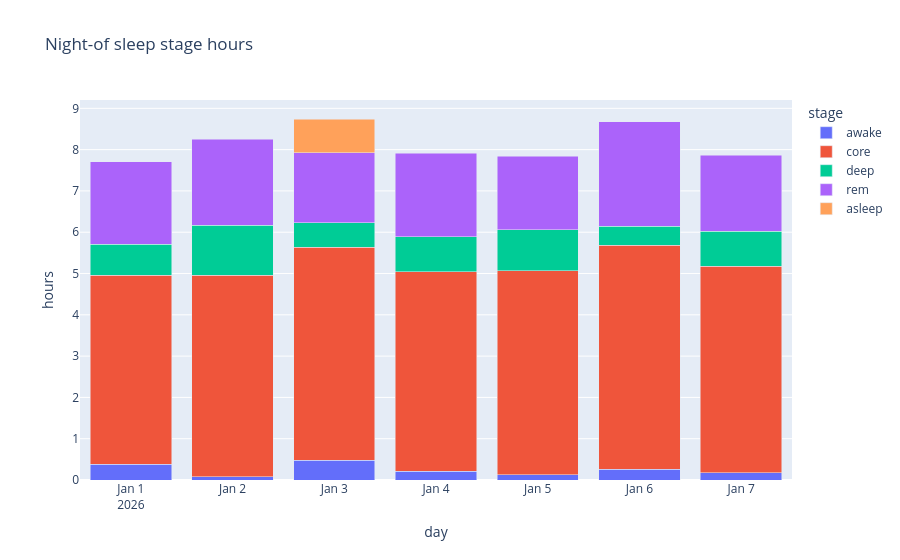
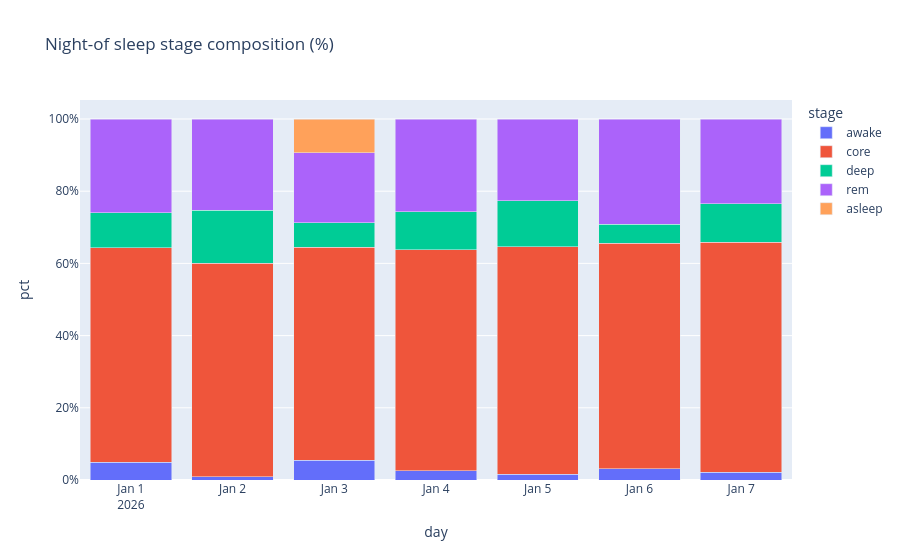
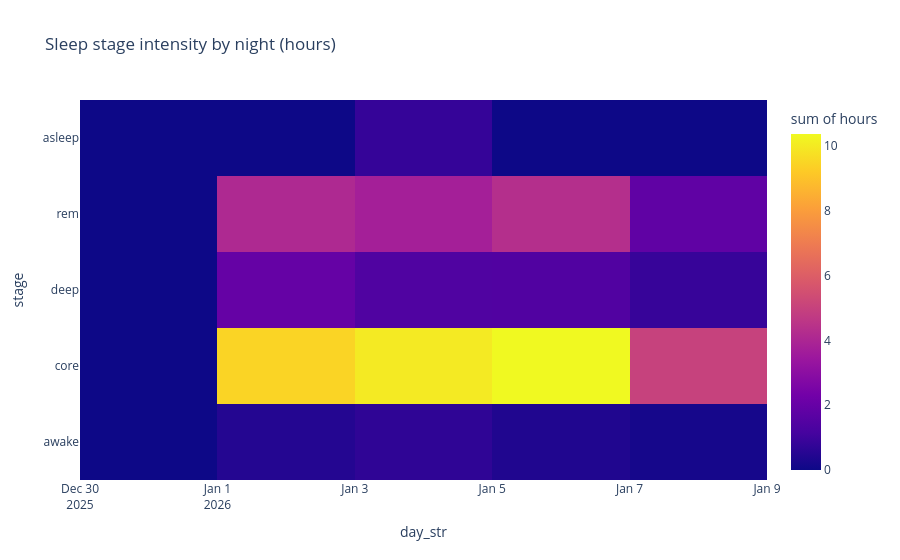

Notebook cell for these charts, in order:
### Code cell
# Demo-ready ordering/colors
stage_order = ['awake', 'rem', 'core', 'deep', 'unknown']
color_map = {
    'awake': '#F94144',
    'rem': '#577590',
    'core': '#277DA1',
    'deep': '#43AA8B',
    'unknown': '#9E9E9E'
}

plot_df = df.copy()
plot_df['stage'] = pd.Categorical(plot_df['stage'], categories=stage_order, ordered=True)
plot_df = plot_df.sort_values(['day', 'stage'])

night_totals = plot_df.groupby('day', as_index=False)['hours'].sum().rename(columns={'hours': 'total_hours'})
print(f"Average total sleep/night: {night_totals['total_hours'].mean():.2f} h")

# 1) Absolute stage hours per night
fig = px.bar(
    plot_df,
    x='day',
    y='hours',
    color='stage',
    category_orders={'stage': stage_order},
    color_discrete_map=color_map,
    title='Sleep Stage Hours by Night',
    barmode='stack'
)
fig.update_layout(template='plotly_white', xaxis_title='Day', yaxis_title='Hours', legend_title='Stage')
fig.show()

# 2) Stage composition (% of each night)
pct_df = plot_df.copy()
pct_df['pct'] = pct_df['hours'] / pct_df.groupby('day')['hours'].transform('sum')
fig2 = px.bar(
    pct_df,
    x='day',
    y='pct',
    color='stage',
    category_orders={'stage': stage_order},
    color_discrete_map=color_map,
    title='Sleep Stage Composition by Night (%)',
    barmode='stack'
)
fig2.update_yaxes(tickformat='.0%')
fig2.update_layout(template='plotly_white', xaxis_title='Day', yaxis_title='Share of night', legend_title='Stage')
fig2.show()

# 3) Heatmap for quick pattern scan
heat_df = plot_df.copy()
heat_df['day_str'] = heat_df['day'].dt.strftime('%Y-%m-%d')
fig3 = px.density_heatmap(
    heat_df,
    x='day_str',
    y='stage',
    z='hours',
    histfunc='sum',
    category_orders={'stage': stage_order},
    title='Sleep Stage Intensity Heatmap (hours)'
)
fig3.update_layout(template='plotly_white', xaxis_title='Night', yaxis_title='Stage')
fig3.show()

### Figure 1 — Plotly figure (JSON) as saved in the notebook; plotly's stock layout.template omitted (floating-point values rounded to 4 significant figures)
{"data": [{"hovertemplate": "stage=awake<br>day=%{x}<br>hours=%{y}<extra></extra>", "legendgroup": "awake", "marker": {"color": "#636efa", "pattern": {"shape": ""}}, "name": "awake", "orientation": "v", "showlegend": true, "textposition": "auto", "type": "bar", "x": ["2026-01-01T00:00:00", "2026-01-02T00:00:00", "2026-01-03T00:00:00", "2026-01-04T00:00:00", "2026-01-05T00:00:00", "2026-01-06T00:00:00", "2026-01-07T00:00:00"], "xaxis": "x", "y": [0.3811, 0.07472, 0.4808, 0.2069, 0.1247, 0.2647, 0.1739], "yaxis": "y"}, {"hovertemplate": "stage=core<br>day=%{x}<br>hours=%{y}<extra></extra>", "legendgroup": "core", "marker": {"color": "#EF553B", "pattern": {"shape": ""}}, "name": "core", "orientation": "v", "showlegend": true, "textposition": "auto", "type": "bar", "x": ["2026-01-01T00:00:00", "2026-01-02T00:00:00", "2026-01-03T00:00:00", "2026-01-04T00:00:00", "2026-01-05T00:00:00", "2026-01-06T00:00:00", "2026-01-07T00:00:00"], "xaxis": "x", "y": [4.576, 4.882, 5.157, 4.841, 4.941, 5.423, 4.999], "yaxis": "y"}, {"hovertemplate": "stage=deep<br>day=%{x}<br>hours=%{y}<extra></extra>", "legendgroup": "deep", "marker": {"color": "#00cc96", "pattern": {"shape": ""}}, "name": "deep", "orientation": "v", "showlegend": true, "textposition": "auto", "type": "bar", "x": ["2026-01-01T00:00:00", "2026-01-02T00:00:00", "2026-01-03T00:00:00", "2026-01-04T00:00:00", "2026-01-05T00:00:00", "2026-01-06T00:00:00", "2026-01-07T00:00:00"], "xaxis": "x", "y": [0.7542, 1.211, 0.5883, 0.8372, 0.9947, 0.4556, 0.8458], "yaxis": "y"}, {"hovertemplate": "stage=rem<br>day=%{x}<br>hours=%{y}<extra></extra>", "legendgroup": "rem", "marker": {"color": "#ab63fa", "pattern": {"shape": ""}}, "name": "rem", "orientation": "v", "showlegend": true, "textposition": "auto", "type": "bar", "x": ["2026-01-01T00:00:00", "2026-01-02T00:00:00", "2026-01-03T00:00:00", "2026-01-04T00:00:00", "2026-01-05T00:00:00", "2026-01-06T00:00:00", "2026-01-07T00:00:00"], "xaxis": "x", "y": [1.998, 2.089, 1.699, 2.031, 1.774, 2.528, 1.84], "yaxis": "y"}, {"hovertemplate": "stage=asleep<br>day=%{x}<br>hours=%{y}<extra></extra>", "legendgroup": "asleep", "marker": {"color": "#FFA15A", "pattern": {"shape": ""}}, "name": "asleep", "orientation": "v", "showlegend": true, "textposition": "auto", "type": "bar", "x": ["2026-01-03T00:00:00"], "xaxis": "x", "y": [0.8167], "yaxis": "y"}], "layout": {"barmode": "stack", "legend": {"title": {"text": "stage"}, "tracegroupgap": 0}, "title": {"text": "Night-of sleep stage hours"}, "xaxis": {"anchor": "y", "domain": [0, 1], "title": {"text": "day"}}, "yaxis": {"anchor": "x", "domain": [0, 1], "title": {"text": "hours"}}}}

### Figure 2 — Plotly figure (JSON) as saved in the notebook; plotly's stock layout.template omitted (floating-point values rounded to 4 significant figures)
{"data": [{"hovertemplate": "stage=awake<br>day=%{x}<br>pct=%{y}<extra></extra>", "legendgroup": "awake", "marker": {"color": "#636efa", "pattern": {"shape": ""}}, "name": "awake", "orientation": "v", "showlegend": true, "textposition": "auto", "type": "bar", "x": ["2026-01-01T00:00:00", "2026-01-02T00:00:00", "2026-01-03T00:00:00", "2026-01-04T00:00:00", "2026-01-05T00:00:00", "2026-01-06T00:00:00", "2026-01-07T00:00:00"], "xaxis": "x", "y": [0.04943, 0.00905, 0.055, 0.02614, 0.01592, 0.03053, 0.02213], "yaxis": "y"}, {"hovertemplate": "stage=core<br>day=%{x}<br>pct=%{y}<extra></extra>", "legendgroup": "core", "marker": {"color": "#EF553B", "pattern": {"shape": ""}}, "name": "core", "orientation": "v", "showlegend": true, "textposition": "auto", "type": "bar", "x": ["2026-01-01T00:00:00", "2026-01-02T00:00:00", "2026-01-03T00:00:00", "2026-01-04T00:00:00", "2026-01-05T00:00:00", "2026-01-06T00:00:00", "2026-01-07T00:00:00"], "xaxis": "x", "y": [0.5936, 0.5913, 0.5899, 0.6115, 0.6306, 0.6254, 0.6361], "yaxis": "y"}, {"hovertemplate": "stage=deep<br>day=%{x}<br>pct=%{y}<extra></extra>", "legendgroup": "deep", "marker": {"color": "#00cc96", "pattern": {"shape": ""}}, "name": "deep", "orientation": "v", "showlegend": true, "textposition": "auto", "type": "bar", "x": ["2026-01-01T00:00:00", "2026-01-02T00:00:00", "2026-01-03T00:00:00", "2026-01-04T00:00:00", "2026-01-05T00:00:00", "2026-01-06T00:00:00", "2026-01-07T00:00:00"], "xaxis": "x", "y": [0.09782, 0.1466, 0.0673, 0.1058, 0.127, 0.05254, 0.1076], "yaxis": "y"}, {"hovertemplate": "stage=rem<br>day=%{x}<br>pct=%{y}<extra></extra>", "legendgroup": "rem", "marker": {"color": "#ab63fa", "pattern": {"shape": ""}}, "name": "rem", "orientation": "v", "showlegend": true, "textposition": "auto", "type": "bar", "x": ["2026-01-01T00:00:00", "2026-01-02T00:00:00", "2026-01-03T00:00:00", "2026-01-04T00:00:00", "2026-01-05T00:00:00", "2026-01-06T00:00:00", "2026-01-07T00:00:00"], "xaxis": "x", "y": [0.2592, 0.253, 0.1944, 0.2566, 0.2265, 0.2916, 0.2342], "yaxis": "y"}, {"hovertemplate": "stage=asleep<br>day=%{x}<br>pct=%{y}<extra></extra>", "legendgroup": "asleep", "marker": {"color": "#FFA15A", "pattern": {"shape": ""}}, "name": "asleep", "orientation": "v", "showlegend": true, "textposition": "auto", "type": "bar", "x": ["2026-01-03T00:00:00"], "xaxis": "x", "y": [0.09342], "yaxis": "y"}], "layout": {"barmode": "stack", "legend": {"title": {"text": "stage"}, "tracegroupgap": 0}, "title": {"text": "Night-of sleep stage composition (%)"}, "xaxis": {"anchor": "y", "domain": [0, 1], "title": {"text": "day"}}, "yaxis": {"anchor": "x", "domain": [0, 1], "tickformat": ".0%", "title": {"text": "pct"}}}}

### Figure 3 — Plotly figure (JSON) as saved in the notebook; plotly's stock layout.template omitted (floating-point values rounded to 4 significant figures)
{"data": [{"coloraxis": "coloraxis", "histfunc": "sum", "hovertemplate": "day_str=%{x}<br>stage=%{y}<br>sum of hours=%{z}<extra></extra>", "name": "", "type": "histogram2d", "x": ["2026-01-01", "2026-01-01", "2026-01-01", "2026-01-01", "2026-01-02", "2026-01-02", "2026-01-02", "2026-01-02", "2026-01-03", "2026-01-03", "2026-01-03", "2026-01-03", "2026-01-03", "2026-01-04", "2026-01-04", "2026-01-04", "2026-01-04", "2026-01-05", "2026-01-05", "2026-01-05", "2026-01-05", "2026-01-06", "2026-01-06", "2026-01-06", "2026-01-06", "2026-01-07", "2026-01-07", "2026-01-07", "2026-01-07"], "xaxis": "x", "xbingroup": "x", "y": ["awake", "core", "deep", "rem", "awake", "core", "deep", "rem", "asleep", "awake", "core", "deep", "rem", "awake", "core", "deep", "rem", "awake", "core", "deep", "rem", "awake", "core", "deep", "rem", "awake", "core", "deep", "rem"], "yaxis": "y", "ybingroup": "y", "z": [0.3811, 4.576, 0.7542, 1.998, 0.07472, 4.882, 1.211, 2.089, 0.8167, 0.4808, 5.157, 0.5883, 1.699, 0.2069, 4.841, 0.8372, 2.031, 0.1247, 4.941, 0.9947, 1.774, 0.2647, 5.423, 0.4556, 2.528, 0.1739, 4.999, 0.8458, 1.84]}], "layout": {"coloraxis": {"colorbar": {"title": {"text": "sum of hours"}}, "colorscale": [[0, "#0d0887"], [0.1111, "#46039f"], [0.2222, "#7201a8"], [0.3333, "#9c179e"], [0.4444, "#bd3786"], [0.5556, "#d8576b"], [0.6667, "#ed7953"], [0.7778, "#fb9f3a"], [0.8889, "#fdca26"], [1, "#f0f921"]]}, "legend": {"tracegroupgap": 0}, "title": {"text": "Sleep stage intensity by night (hours)"}, "xaxis": {"anchor": "y", "domain": [0, 1], "title": {"text": "day_str"}}, "yaxis": {"anchor": "x", "domain": [0, 1], "title": {"text": "stage"}}}}
